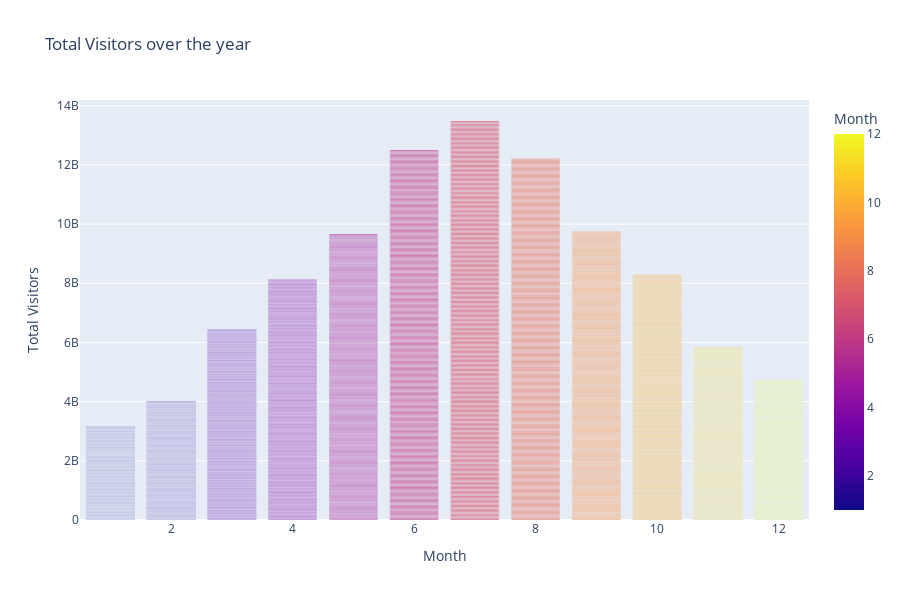

Notebook cell for this chart:
### Code cell
fig = px.bar(Final_Data, x='Month', y='Total Visitors',
             hover_data=['ParkCode', 'State Code'], color='Month',
             labels={'Total Visitors Vs Months'}, height=600, title='Total Visitors over the year')
fig.show()

# Save the Image
fig.write_image("./PNG/Total_Visitors vs Population_Scatter.png")

### Figure 1 — Plotly figure (JSON) as saved in the notebook; plotly's stock layout.template omitted (floating-point values rounded to 4 significant figures; data arrays with more than 128 entries replaced by an {"elided": "..."} marker saying what was removed)
{"data": [{"alignmentgroup": "True", "customdata": {"elided": "3732x2 str values"}, "hoverlabel": {"namelength": 0}, "hovertemplate": "Month=%{marker.color}<br>Total Visitors=%{y}<br>ParkCode=%{customdata[0]}<br>State Code=%{customdata[1]}", "legendgroup": "", "marker": {"color": {"elided": "3732 int values"}, "coloraxis": "coloraxis"}, "name": "", "offsetgroup": "", "orientation": "v", "showlegend": false, "textposition": "auto", "type": "bar", "x": {"elided": "3732 int values"}, "xaxis": "x", "y": {"elided": "3732 int values"}, "yaxis": "y"}], "layout": {"barmode": "relative", "coloraxis": {"colorbar": {"title": {"text": "Month"}}, "colorscale": [[0, "#0d0887"], [0.1111, "#46039f"], [0.2222, "#7201a8"], [0.3333, "#9c179e"], [0.4444, "#bd3786"], [0.5556, "#d8576b"], [0.6667, "#ed7953"], [0.7778, "#fb9f3a"], [0.8889, "#fdca26"], [1, "#f0f921"]]}, "height": 600, "legend": {"tracegroupgap": 0}, "title": {"text": "Total Visitors over the year"}, "xaxis": {"anchor": "y", "domain": [0, 1], "title": {"text": "Month"}}, "yaxis": {"anchor": "x", "domain": [0, 1], "title": {"text": "Total Visitors"}}}}
